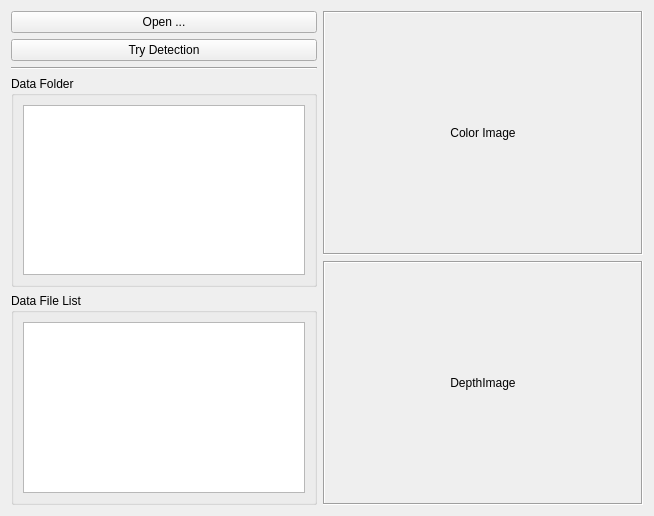
<?xml version="1.0" encoding="UTF-8"?>
<ui version="4.0">
 <class>FrameViewer</class>
 <widget class="QWidget" name="FrameViewer">
  <property name="geometry">
   <rect>
    <x>0</x>
    <y>0</y>
    <width>654</width>
    <height>516</height>
   </rect>
  </property>
  <property name="windowTitle">
   <string>Form</string>
  </property>
  <layout class="QHBoxLayout" name="horizontalLayout">
   <item>
    <layout class="QVBoxLayout" name="verticalLayout_2">
     <item>
      <widget class="QPushButton" name="PushButton_Open">
       <property name="sizePolicy">
        <sizepolicy hsizetype="Minimum" vsizetype="Fixed">
         <horstretch>0</horstretch>
         <verstretch>0</verstretch>
        </sizepolicy>
       </property>
       <property name="text">
        <string>Open ...</string>
       </property>
      </widget>
     </item>
     <item>
      <widget class="QPushButton" name="PushButton_TryDetection">
       <property name="text">
        <string>Try Detection</string>
       </property>
      </widget>
     </item>
     <item>
      <widget class="Line" name="line">
       <property name="orientation">
        <enum>Qt::Horizontal</enum>
       </property>
      </widget>
     </item>
     <item>
      <widget class="QGroupBox" name="groupBox">
       <property name="title">
        <string>Data Folder</string>
       </property>
       <layout class="QVBoxLayout" name="verticalLayout_4">
        <item>
         <widget class="QTreeView" name="TreeView_DataFolder">
          <property name="sizePolicy">
           <sizepolicy hsizetype="MinimumExpanding" vsizetype="Expanding">
            <horstretch>0</horstretch>
            <verstretch>0</verstretch>
           </sizepolicy>
          </property>
         </widget>
        </item>
       </layout>
      </widget>
     </item>
     <item>
      <widget class="QGroupBox" name="groupBox_2">
       <property name="title">
        <string>Data File List</string>
       </property>
       <layout class="QVBoxLayout" name="verticalLayout_5">
        <item>
         <widget class="QListView" name="ListView_DataFileList">
          <property name="sizePolicy">
           <sizepolicy hsizetype="Preferred" vsizetype="Expanding">
            <horstretch>0</horstretch>
            <verstretch>0</verstretch>
           </sizepolicy>
          </property>
         </widget>
        </item>
       </layout>
      </widget>
     </item>
    </layout>
   </item>
   <item>
    <layout class="QVBoxLayout" name="verticalLayout">
     <item>
      <widget class="QLabel" name="Label_ColorImage">
       <property name="sizePolicy">
        <sizepolicy hsizetype="Expanding" vsizetype="Preferred">
         <horstretch>0</horstretch>
         <verstretch>0</verstretch>
        </sizepolicy>
       </property>
       <property name="minimumSize">
        <size>
         <width>320</width>
         <height>240</height>
        </size>
       </property>
       <property name="frameShape">
        <enum>QFrame::Box</enum>
       </property>
       <property name="frameShadow">
        <enum>QFrame::Sunken</enum>
       </property>
       <property name="text">
        <string>Color Image</string>
       </property>
       <property name="alignment">
        <set>Qt::AlignCenter</set>
       </property>
      </widget>
     </item>
     <item>
      <widget class="QLabel" name="Label_DepthImage">
       <property name="sizePolicy">
        <sizepolicy hsizetype="Expanding" vsizetype="Preferred">
         <horstretch>0</horstretch>
         <verstretch>0</verstretch>
        </sizepolicy>
       </property>
       <property name="minimumSize">
        <size>
         <width>320</width>
         <height>240</height>
        </size>
       </property>
       <property name="frameShape">
        <enum>QFrame::Box</enum>
       </property>
       <property name="frameShadow">
        <enum>QFrame::Sunken</enum>
       </property>
       <property name="text">
        <string>DepthImage</string>
       </property>
       <property name="alignment">
        <set>Qt::AlignCenter</set>
       </property>
      </widget>
     </item>
    </layout>
   </item>
  </layout>
 </widget>
 <resources/>
 <connections/>
</ui>
